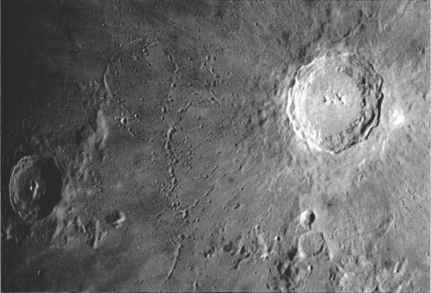
%> input picture exercises/ex-4/images/ex4t3.jpg, 431 x 293 px
$ octave task3.m   (GNU Octave 9; MATLAB toolbox functions it lacks are replaced by stand-ins)
%> lines starting %> are read from the running program, lines starting %| are printed output that depends on the picture
% Cleaning.
clc;
clearvars;
close all;

% Load image.
I = imread('images/ex4t3.jpg');
%> I is the input picture: size 293x431x3 uint8; min 15, max 255, mean 105.9
I = rgb2gray(I);
%> I: size 293x431 uint8

% Histogram.
[counts, bins] = imhist(I);
%> counts = 256 values, max 2910 at index 44, min 0 at index 1, mean 493.3; bins = 256 values from 0 to 255

% Histogram equalization.
[Ieq, ~] = histeq(I);
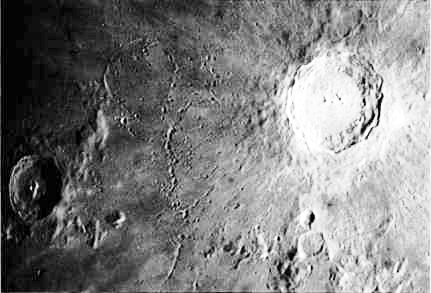
%> Ieq: size 293x431 uint8; min 0, max 255, mean 126.4

% Image difference.
Idif = imabsdiff(I, Ieq);
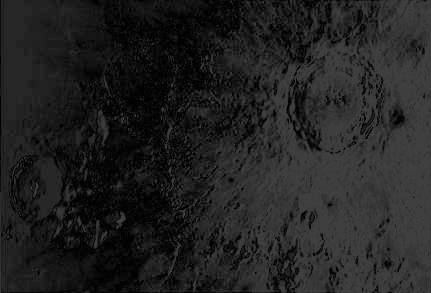
%> Idif: size 293x431 uint8; min 0, max 65, mean 33.7

% New histogram
L = 256;
h = zeros(1,L);
f = @(x)(sqrt(x.^4));
h = f((1:L)./L);
h = h/sum(h)*numel(I);
%> h = 256 values from 0.0224 to 1471.2
I1 = histeq(I, h);
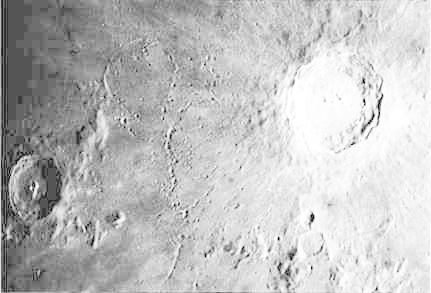
%> I1: size 293x431 uint8; min 4, max 255, mean 191.8

IMAGES = {I, Ieq, Idif, I1};
%> IMAGES = 4 items
TITLES = {'Original', 'Equalized', 'Diff', 'My filter'};
for i=1:size(IMAGES, 2)
    subplot(2, size(IMAGES, 2), i);
    imshow(IMAGES{i});
    title(TITLES{i});

    subplot(2, size(IMAGES, 2), size(IMAGES, 2) + i);
    imhist(IMAGES{i});
end
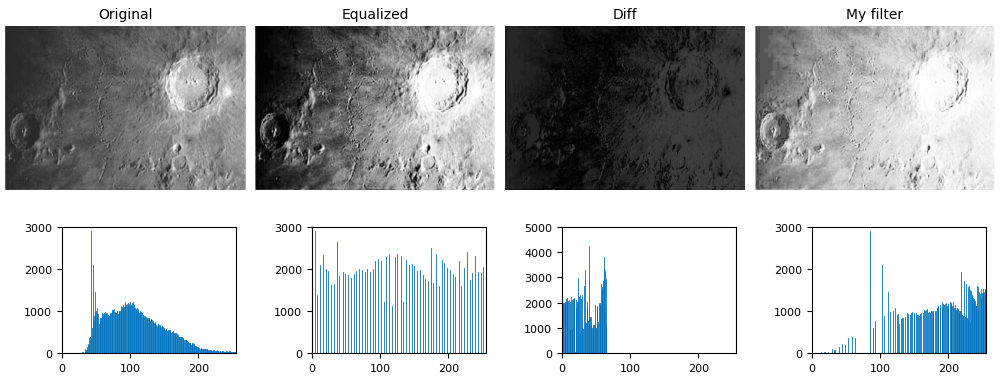
%> figure redrawn from the program's plot data, 8 panels
